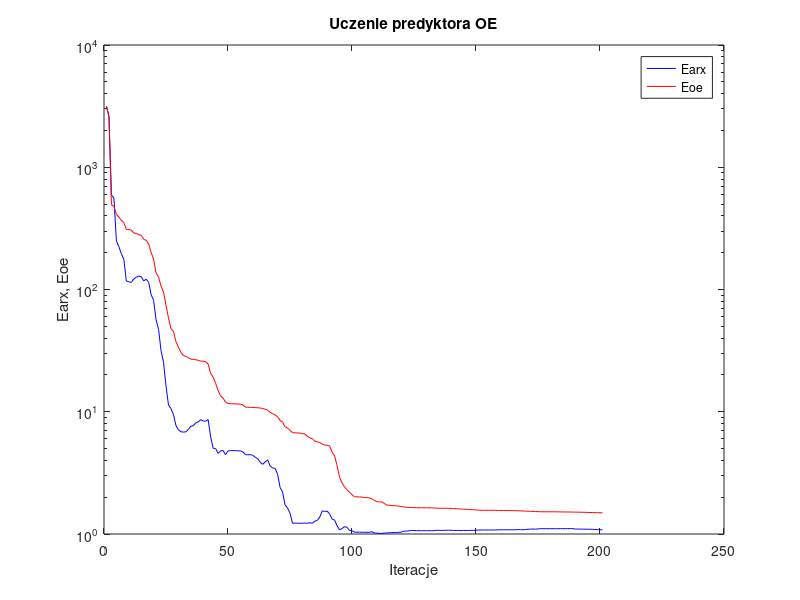
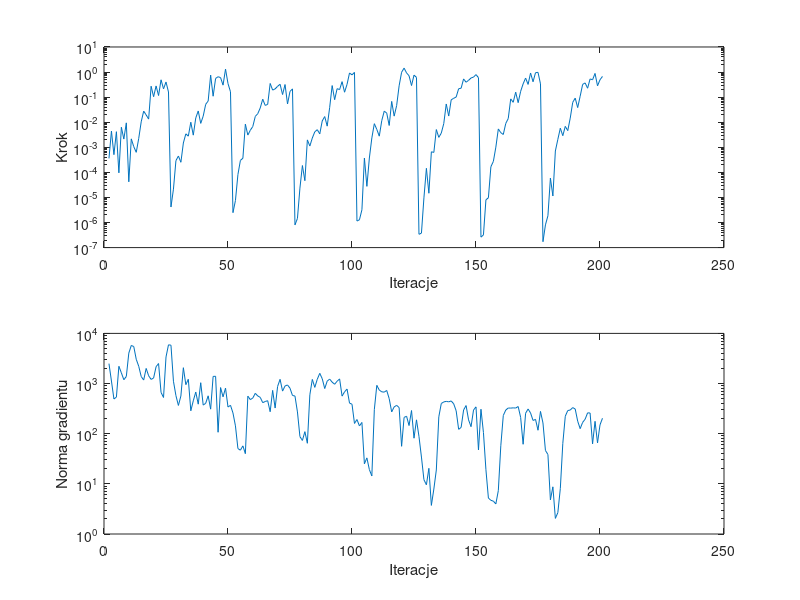

These figures' MATLAB source, in order:
%uczenie predyktora oe
clear all;
n=0; farx(n+1)=3.156023e+003; foe(n+1)=3.146300e+003; wspucz(n+1)=0.000000e+000; ng(n+1)=0.000000e+000;
%odnowa zmiennej metryki
n=1; farx(n+1)=2.618570e+003; foe(n+1)=2.561902e+003; krok(n+1)=3.604935e-004; ng(n+1)=2.497766e+003;
n=2; farx(n+1)=5.931799e+002; foe(n+1)=4.936940e+002; krok(n+1)=4.427789e-003; ng(n+1)=1.122390e+003;
n=3; farx(n+1)=5.617474e+002; foe(n+1)=4.787588e+002; krok(n+1)=5.080539e-004; ng(n+1)=4.918512e+002;
n=4; farx(n+1)=2.499495e+002; foe(n+1)=4.106035e+002; krok(n+1)=4.187528e-003; ng(n+1)=5.372965e+002;
n=5; farx(n+1)=2.242407e+002; foe(n+1)=3.922639e+002; krok(n+1)=9.579321e-005; ng(n+1)=2.207597e+003;
n=6; farx(n+1)=1.959145e+002; foe(n+1)=3.668993e+002; krok(n+1)=6.303106e-003; ng(n+1)=1.634966e+003;
n=7; farx(n+1)=1.763724e+002; foe(n+1)=3.536292e+002; krok(n+1)=2.127413e-003; ng(n+1)=1.191622e+003;
n=8; farx(n+1)=1.174269e+002; foe(n+1)=3.105513e+002; krok(n+1)=9.428457e-003; ng(n+1)=1.382902e+003;
n=9; farx(n+1)=1.157074e+002; foe(n+1)=3.095651e+002; krok(n+1)=4.204485e-005; ng(n+1)=4.043270e+003;
n=10; farx(n+1)=1.142091e+002; foe(n+1)=3.061025e+002; krok(n+1)=2.168031e-003; ng(n+1)=5.749900e+003;
n=11; farx(n+1)=1.219063e+002; foe(n+1)=2.897302e+002; krok(n+1)=1.060430e-003; ng(n+1)=5.465723e+003;
n=12; farx(n+1)=1.257605e+002; foe(n+1)=2.874095e+002; krok(n+1)=6.298318e-004; ng(n+1)=3.047065e+003;
n=13; farx(n+1)=1.285683e+002; foe(n+1)=2.811863e+002; krok(n+1)=2.261309e-003; ng(n+1)=2.211604e+003;
n=14; farx(n+1)=1.273677e+002; foe(n+1)=2.780130e+002; krok(n+1)=1.037360e-002; ng(n+1)=1.381268e+003;
n=15; farx(n+1)=1.175896e+002; foe(n+1)=2.575354e+002; krok(n+1)=2.768352e-002; ng(n+1)=1.174275e+003;
n=16; farx(n+1)=1.213395e+002; foe(n+1)=2.526241e+002; krok(n+1)=1.950573e-002; ng(n+1)=2.002166e+003;
n=17; farx(n+1)=1.146375e+002; foe(n+1)=2.362364e+002; krok(n+1)=1.333847e-002; ng(n+1)=1.428541e+003;
n=18; farx(n+1)=9.087697e+001; foe(n+1)=2.004145e+002; krok(n+1)=2.725288e-001; ng(n+1)=1.208416e+003;
n=19; farx(n+1)=8.152364e+001; foe(n+1)=1.776383e+002; krok(n+1)=1.041001e-001; ng(n+1)=1.290252e+003;
n=20; farx(n+1)=5.652213e+001; foe(n+1)=1.361912e+002; krok(n+1)=2.798246e-001; ng(n+1)=2.167255e+003;
n=21; farx(n+1)=4.716440e+001; foe(n+1)=1.264380e+002; krok(n+1)=1.158784e-001; ng(n+1)=2.506291e+003;
n=22; farx(n+1)=3.158684e+001; foe(n+1)=1.065013e+002; krok(n+1)=4.911201e-001; ng(n+1)=6.656602e+002;
n=23; farx(n+1)=2.537965e+001; foe(n+1)=9.530398e+001; krok(n+1)=2.143812e-001; ng(n+1)=5.274604e+002;
n=24; farx(n+1)=1.627048e+001; foe(n+1)=7.401044e+001; krok(n+1)=4.014974e-001; ng(n+1)=3.382034e+003;
n=25; farx(n+1)=1.135179e+001; foe(n+1)=5.852554e+001; krok(n+1)=1.607063e-001; ng(n+1)=5.917753e+003;
%odnowa zmiennej metryki
n=26; farx(n+1)=1.060853e+001; foe(n+1)=4.777766e+001; krok(n+1)=4.155551e-006; ng(n+1)=5.816724e+003;
n=27; farx(n+1)=9.495662e+000; foe(n+1)=4.548571e+001; krok(n+1)=2.139878e-005; ng(n+1)=1.112128e+003;
n=28; farx(n+1)=7.719491e+000; foe(n+1)=3.743396e+001; krok(n+1)=2.933115e-004; ng(n+1)=5.753379e+002;
n=29; farx(n+1)=7.124447e+000; foe(n+1)=3.383095e+001; krok(n+1)=4.494798e-004; ng(n+1)=3.659973e+002;
n=30; farx(n+1)=6.865266e+000; foe(n+1)=3.065370e+001; krok(n+1)=2.526617e-004; ng(n+1)=5.654884e+002;
n=31; farx(n+1)=6.812498e+000; foe(n+1)=2.884745e+001; krok(n+1)=1.486749e-003; ng(n+1)=2.070229e+003;
n=32; farx(n+1)=6.863336e+000; foe(n+1)=2.830298e+001; krok(n+1)=3.442371e-003; ng(n+1)=9.502511e+002;
n=33; farx(n+1)=7.152020e+000; foe(n+1)=2.772471e+001; krok(n+1)=2.778799e-003; ng(n+1)=1.216835e+003;
n=34; farx(n+1)=7.625185e+000; foe(n+1)=2.693404e+001; krok(n+1)=1.000091e-002; ng(n+1)=2.864006e+002;
n=35; farx(n+1)=7.675619e+000; foe(n+1)=2.684097e+001; krok(n+1)=3.049962e-003; ng(n+1)=4.527761e+002;
n=36; farx(n+1)=8.100672e+000; foe(n+1)=2.663352e+001; krok(n+1)=1.479563e-002; ng(n+1)=6.765994e+002;
n=37; farx(n+1)=8.258004e+000; foe(n+1)=2.631938e+001; krok(n+1)=2.811708e-002; ng(n+1)=3.879331e+002;
n=38; farx(n+1)=8.621601e+000; foe(n+1)=2.595216e+001; krok(n+1)=8.988693e-003; ng(n+1)=1.039018e+003;
n=39; farx(n+1)=8.396000e+000; foe(n+1)=2.587554e+001; krok(n+1)=1.748904e-002; ng(n+1)=3.718099e+002;
n=40; farx(n+1)=8.380643e+000; foe(n+1)=2.564020e+001; krok(n+1)=5.160128e-002; ng(n+1)=4.035429e+002;
n=41; farx(n+1)=8.622196e+000; foe(n+1)=2.454702e+001; krok(n+1)=7.000904e-002; ng(n+1)=5.694358e+002;
n=42; farx(n+1)=6.230056e+000; foe(n+1)=2.056629e+001; krok(n+1)=7.545111e-001; ng(n+1)=3.087003e+002;
n=43; farx(n+1)=5.026791e+000; foe(n+1)=1.921982e+001; krok(n+1)=1.088405e-001; ng(n+1)=1.387073e+003;
n=44; farx(n+1)=5.005385e+000; foe(n+1)=1.713812e+001; krok(n+1)=5.571345e-001; ng(n+1)=1.396947e+003;
n=45; farx(n+1)=4.565302e+000; foe(n+1)=1.496616e+001; krok(n+1)=6.522451e-001; ng(n+1)=1.068577e+002;
n=46; farx(n+1)=4.784024e+000; foe(n+1)=1.348355e+001; krok(n+1)=6.014376e-001; ng(n+1)=8.317407e+002;
n=47; farx(n+1)=4.823046e+000; foe(n+1)=1.294918e+001; krok(n+1)=3.007188e-001; ng(n+1)=5.433569e+002;
n=48; farx(n+1)=4.454597e+000; foe(n+1)=1.198637e+001; krok(n+1)=1.310660e+000; ng(n+1)=8.093828e+002;
n=49; farx(n+1)=4.783614e+000; foe(n+1)=1.169909e+001; krok(n+1)=3.465039e-001; ng(n+1)=3.403385e+002;
n=50; farx(n+1)=4.808686e+000; foe(n+1)=1.162978e+001; krok(n+1)=1.638325e-001; ng(n+1)=3.683396e+002;
%odnowa zmiennej metryki
n=51; farx(n+1)=4.809318e+000; foe(n+1)=1.161380e+001; krok(n+1)=2.471149e-006; ng(n+1)=2.591536e+002;
n=52; farx(n+1)=4.808086e+000; foe(n+1)=1.159778e+001; krok(n+1)=7.559406e-006; ng(n+1)=1.432913e+002;
n=53; farx(n+1)=4.787922e+000; foe(n+1)=1.157839e+001; krok(n+1)=8.191911e-005; ng(n+1)=5.048886e+001;
n=54; farx(n+1)=4.784077e+000; foe(n+1)=1.152677e+001; krok(n+1)=3.005716e-004; ng(n+1)=4.693304e+001;
n=55; farx(n+1)=4.701981e+000; foe(n+1)=1.140572e+001; krok(n+1)=3.655481e-004; ng(n+1)=5.716821e+001;
n=56; farx(n+1)=4.456672e+000; foe(n+1)=1.091631e+001; krok(n+1)=8.383236e-003; ng(n+1)=3.997584e+001;
n=57; farx(n+1)=4.450997e+000; foe(n+1)=1.088919e+001; krok(n+1)=3.065383e-003; ng(n+1)=5.609860e+002;
n=58; farx(n+1)=4.460060e+000; foe(n+1)=1.085729e+001; krok(n+1)=4.795168e-003; ng(n+1)=4.779984e+002;
n=59; farx(n+1)=4.407303e+000; foe(n+1)=1.083644e+001; krok(n+1)=6.752063e-003; ng(n+1)=5.154266e+002;
n=60; farx(n+1)=4.243300e+000; foe(n+1)=1.081136e+001; krok(n+1)=1.703305e-002; ng(n+1)=6.380262e+002;
n=61; farx(n+1)=4.131710e+000; foe(n+1)=1.078000e+001; krok(n+1)=2.191235e-002; ng(n+1)=5.652796e+002;
n=62; farx(n+1)=3.857521e+000; foe(n+1)=1.073625e+001; krok(n+1)=3.712452e-002; ng(n+1)=5.306563e+002;
n=63; farx(n+1)=3.715234e+000; foe(n+1)=1.061983e+001; krok(n+1)=8.277891e-002; ng(n+1)=4.156361e+002;
n=64; farx(n+1)=3.886997e+000; foe(n+1)=1.047280e+001; krok(n+1)=4.681906e-002; ng(n+1)=4.383775e+002;
n=65; farx(n+1)=4.045801e+000; foe(n+1)=1.032253e+001; krok(n+1)=5.142836e-002; ng(n+1)=4.550662e+002;
n=66; farx(n+1)=3.601704e+000; foe(n+1)=9.866358e+000; krok(n+1)=3.510640e-001; ng(n+1)=2.742335e+002;
n=67; farx(n+1)=3.469985e+000; foe(n+1)=9.644371e+000; krok(n+1)=1.909714e-001; ng(n+1)=7.303935e+002;
n=68; farx(n+1)=3.437693e+000; foe(n+1)=9.422580e+000; krok(n+1)=2.134155e-001; ng(n+1)=3.247600e+002;
n=69; farx(n+1)=3.086977e+000; foe(n+1)=9.096251e+000; krok(n+1)=2.701727e-001; ng(n+1)=8.759159e+002;
n=70; farx(n+1)=2.401298e+000; foe(n+1)=8.485031e+000; krok(n+1)=3.262230e-001; ng(n+1)=1.213344e+003;
n=71; farx(n+1)=2.205926e+000; foe(n+1)=8.231570e+000; krok(n+1)=1.269153e-001; ng(n+1)=7.067151e+002;
n=72; farx(n+1)=1.734790e+000; foe(n+1)=7.536831e+000; krok(n+1)=3.185792e-001; ng(n+1)=8.950276e+002;
n=73; farx(n+1)=1.632639e+000; foe(n+1)=7.355419e+000; krok(n+1)=5.335388e-002; ng(n+1)=9.360731e+002;
n=74; farx(n+1)=1.482631e+000; foe(n+1)=7.055867e+000; krok(n+1)=1.690558e-001; ng(n+1)=8.069577e+002;
n=75; farx(n+1)=1.226501e+000; foe(n+1)=6.751166e+000; krok(n+1)=2.134155e-001; ng(n+1)=5.783309e+002;
%odnowa zmiennej metryki
n=76; farx(n+1)=1.227257e+000; foe(n+1)=6.720560e+000; krok(n+1)=8.022765e-007; ng(n+1)=5.638614e+002;
n=77; farx(n+1)=1.226764e+000; foe(n+1)=6.711182e+000; krok(n+1)=1.457486e-006; ng(n+1)=2.716439e+002;
n=78; farx(n+1)=1.224423e+000; foe(n+1)=6.694126e+000; krok(n+1)=2.354047e-005; ng(n+1)=8.752455e+001;
n=79; farx(n+1)=1.224093e+000; foe(n+1)=6.625389e+000; krok(n+1)=1.874208e-004; ng(n+1)=7.340077e+001;
n=80; farx(n+1)=1.230639e+000; foe(n+1)=6.595708e+000; krok(n+1)=4.657599e-005; ng(n+1)=1.098491e+002;
n=81; farx(n+1)=1.222463e+000; foe(n+1)=6.286408e+000; krok(n+1)=1.970836e-003; ng(n+1)=6.443361e+001;
n=82; farx(n+1)=1.236847e+000; foe(n+1)=6.111759e+000; krok(n+1)=1.123587e-003; ng(n+1)=5.962120e+002;
n=83; farx(n+1)=1.224037e+000; foe(n+1)=6.015738e+000; krok(n+1)=2.344633e-003; ng(n+1)=1.209154e+003;
n=84; farx(n+1)=1.273164e+000; foe(n+1)=5.740572e+000; krok(n+1)=4.150488e-003; ng(n+1)=8.383850e+002;
n=85; farx(n+1)=1.292437e+000; foe(n+1)=5.685808e+000; krok(n+1)=5.027940e-003; ng(n+1)=1.218595e+003;
n=86; farx(n+1)=1.375652e+000; foe(n+1)=5.590519e+000; krok(n+1)=3.427028e-003; ng(n+1)=1.597557e+003;
n=87; farx(n+1)=1.545885e+000; foe(n+1)=5.435226e+000; krok(n+1)=1.126281e-002; ng(n+1)=1.248724e+003;
n=88; farx(n+1)=1.529985e+000; foe(n+1)=5.339005e+000; krok(n+1)=1.680437e-002; ng(n+1)=7.949077e+002;
n=89; farx(n+1)=1.536974e+000; foe(n+1)=5.318499e+000; krok(n+1)=6.970444e-003; ng(n+1)=1.118796e+003;
n=90; farx(n+1)=1.457534e+000; foe(n+1)=5.254407e+000; krok(n+1)=3.907153e-002; ng(n+1)=1.225183e+003;
n=91; farx(n+1)=1.325111e+000; foe(n+1)=4.661680e+000; krok(n+1)=2.893371e-001; ng(n+1)=1.065860e+003;
n=92; farx(n+1)=1.298278e+000; foe(n+1)=4.345547e+000; krok(n+1)=7.893195e-002; ng(n+1)=9.679425e+002;
n=93; farx(n+1)=1.164985e+000; foe(n+1)=3.612480e+000; krok(n+1)=2.176811e-001; ng(n+1)=1.113105e+003;
n=94; farx(n+1)=1.082492e+000; foe(n+1)=2.900470e+000; krok(n+1)=2.002215e-001; ng(n+1)=1.237327e+003;
n=95; farx(n+1)=1.107664e+000; foe(n+1)=2.608272e+000; krok(n+1)=4.150498e-001; ng(n+1)=5.616609e+002;
n=96; farx(n+1)=1.147889e+000; foe(n+1)=2.430760e+000; krok(n+1)=1.570717e-001; ng(n+1)=6.835348e+002;
n=97; farx(n+1)=1.134298e+000; foe(n+1)=2.300738e+000; krok(n+1)=3.240219e-001; ng(n+1)=7.770090e+002;
n=98; farx(n+1)=1.067607e+000; foe(n+1)=2.198475e+000; krok(n+1)=9.205345e-001; ng(n+1)=4.073048e+002;
n=99; farx(n+1)=1.065376e+000; foe(n+1)=2.099204e+000; krok(n+1)=7.725027e-001; ng(n+1)=3.871003e+002;
n=100; farx(n+1)=1.035698e+000; foe(n+1)=2.017161e+000; krok(n+1)=9.709553e-001; ng(n+1)=1.601014e+002;
%odnowa zmiennej metryki
n=101; farx(n+1)=1.035414e+000; foe(n+1)=2.012465e+000; krok(n+1)=1.143526e-006; ng(n+1)=1.917479e+002;
n=102; farx(n+1)=1.035303e+000; foe(n+1)=2.010732e+000; krok(n+1)=1.286449e-006; ng(n+1)=1.428529e+002;
n=103; farx(n+1)=1.034594e+000; foe(n+1)=2.004409e+000; krok(n+1)=3.231488e-006; ng(n+1)=1.676003e+002;
n=104; farx(n+1)=1.031896e+000; foe(n+1)=1.987178e+000; krok(n+1)=3.738889e-004; ng(n+1)=2.510187e+001;
n=105; farx(n+1)=1.032369e+000; foe(n+1)=1.984909e+000; krok(n+1)=2.769106e-005; ng(n+1)=3.293112e+001;
n=106; farx(n+1)=1.033408e+000; foe(n+1)=1.974231e+000; krok(n+1)=3.738062e-004; ng(n+1)=1.925001e+001;
n=107; farx(n+1)=1.044520e+000; foe(n+1)=1.939727e+000; krok(n+1)=2.359800e-003; ng(n+1)=1.437814e+001;
n=108; farx(n+1)=1.019101e+000; foe(n+1)=1.880389e+000; krok(n+1)=8.744518e-003; ng(n+1)=3.016617e+002;
n=109; farx(n+1)=1.016838e+000; foe(n+1)=1.837948e+000; krok(n+1)=5.167850e-003; ng(n+1)=9.207850e+002;
n=110; farx(n+1)=1.011589e+000; foe(n+1)=1.835141e+000; krok(n+1)=2.778799e-003; ng(n+1)=7.407349e+002;
n=111; farx(n+1)=1.010709e+000; foe(n+1)=1.829374e+000; krok(n+1)=1.158426e-002; ng(n+1)=6.841863e+002;
n=112; farx(n+1)=1.019262e+000; foe(n+1)=1.780424e+000; krok(n+1)=2.762153e-002; ng(n+1)=6.741566e+002;
n=113; farx(n+1)=1.019970e+000; foe(n+1)=1.725737e+000; krok(n+1)=2.307159e-002; ng(n+1)=7.279009e+002;
n=114; farx(n+1)=1.023879e+000; foe(n+1)=1.718339e+000; krok(n+1)=7.409251e-003; ng(n+1)=4.990717e+002;
n=115; farx(n+1)=1.026911e+000; foe(n+1)=1.708776e+000; krok(n+1)=6.754791e-002; ng(n+1)=2.719793e+002;
n=116; farx(n+1)=1.029144e+000; foe(n+1)=1.704072e+000; krok(n+1)=1.748904e-002; ng(n+1)=3.424630e+002;
n=117; farx(n+1)=1.028412e+000; foe(n+1)=1.700115e+000; krok(n+1)=4.614317e-002; ng(n+1)=3.671721e+002;
n=118; farx(n+1)=1.031762e+000; foe(n+1)=1.686176e+000; krok(n+1)=2.833785e-001; ng(n+1)=3.324090e+002;
n=119; farx(n+1)=1.037904e+000; foe(n+1)=1.676703e+000; krok(n+1)=9.826030e-001; ng(n+1)=5.607250e+001;
n=120; farx(n+1)=1.054314e+000; foe(n+1)=1.665074e+000; krok(n+1)=1.435731e+000; ng(n+1)=2.112380e+002;
n=121; farx(n+1)=1.055878e+000; foe(n+1)=1.655197e+000; krok(n+1)=9.270274e-001; ng(n+1)=2.229299e+002;
n=122; farx(n+1)=1.062141e+000; foe(n+1)=1.650278e+000; krok(n+1)=7.101669e-001; ng(n+1)=1.454411e+002;
n=123; farx(n+1)=1.069288e+000; foe(n+1)=1.645081e+000; krok(n+1)=2.896177e-001; ng(n+1)=2.898292e+002;
n=124; farx(n+1)=1.066394e+000; foe(n+1)=1.642204e+000; krok(n+1)=7.536472e-001; ng(n+1)=8.134074e+001;
n=125; farx(n+1)=1.063893e+000; foe(n+1)=1.639100e+000; krok(n+1)=6.137814e-001; ng(n+1)=1.889059e+002;
%odnowa zmiennej metryki
n=126; farx(n+1)=1.063902e+000; foe(n+1)=1.638899e+000; krok(n+1)=3.388529e-007; ng(n+1)=8.842156e+001;
n=127; farx(n+1)=1.063904e+000; foe(n+1)=1.638855e+000; krok(n+1)=3.777449e-007; ng(n+1)=3.423321e+001;
n=128; farx(n+1)=1.063903e+000; foe(n+1)=1.638757e+000; krok(n+1)=9.628751e-006; ng(n+1)=1.212160e+001;
n=129; farx(n+1)=1.064567e+000; foe(n+1)=1.637606e+000; krok(n+1)=1.452552e-004; ng(n+1)=9.580901e+000;
n=130; farx(n+1)=1.064737e+000; foe(n+1)=1.637086e+000; krok(n+1)=1.470858e-005; ng(n+1)=2.040153e+001;
n=131; farx(n+1)=1.064658e+000; foe(n+1)=1.636457e+000; krok(n+1)=6.617550e-004; ng(n+1)=3.718559e+000;
n=132; farx(n+1)=1.064488e+000; foe(n+1)=1.633732e+000; krok(n+1)=6.250570e-004; ng(n+1)=7.872356e+000;
n=133; farx(n+1)=1.072704e+000; foe(n+1)=1.627220e+000; krok(n+1)=5.095665e-003; ng(n+1)=1.890570e+001;
n=134; farx(n+1)=1.070810e+000; foe(n+1)=1.623602e+000; krok(n+1)=2.487486e-003; ng(n+1)=2.166996e+002;
n=135; farx(n+1)=1.070722e+000; foe(n+1)=1.623207e+000; krok(n+1)=3.683227e-003; ng(n+1)=4.000197e+002;
n=136; farx(n+1)=1.071282e+000; foe(n+1)=1.622889e+000; krok(n+1)=8.806488e-003; ng(n+1)=4.304090e+002;
n=137; farx(n+1)=1.073325e+000; foe(n+1)=1.621993e+000; krok(n+1)=5.335388e-002; ng(n+1)=4.410003e+002;
n=138; farx(n+1)=1.074040e+000; foe(n+1)=1.621415e+000; krok(n+1)=1.761298e-002; ng(n+1)=4.319694e+002;
n=139; farx(n+1)=1.072546e+000; foe(n+1)=1.617971e+000; krok(n+1)=7.835091e-002; ng(n+1)=4.496066e+002;
n=140; farx(n+1)=1.070015e+000; foe(n+1)=1.612614e+000; krok(n+1)=8.973423e-002; ng(n+1)=3.947288e+002;
n=141; farx(n+1)=1.069689e+000; foe(n+1)=1.608793e+000; krok(n+1)=1.010376e-001; ng(n+1)=2.862348e+002;
n=142; farx(n+1)=1.069552e+000; foe(n+1)=1.605917e+000; krok(n+1)=2.162376e-001; ng(n+1)=1.222999e+002;
n=143; farx(n+1)=1.066905e+000; foe(n+1)=1.600626e+000; krok(n+1)=2.268451e-001; ng(n+1)=1.333016e+002;
n=144; farx(n+1)=1.070424e+000; foe(n+1)=1.595276e+000; krok(n+1)=5.327583e-001; ng(n+1)=2.972812e+002;
n=145; farx(n+1)=1.068737e+000; foe(n+1)=1.592271e+000; krok(n+1)=3.923690e-001; ng(n+1)=3.639687e+002;
n=146; farx(n+1)=1.069516e+000; foe(n+1)=1.588018e+000; krok(n+1)=4.681360e-001; ng(n+1)=1.886627e+002;
n=147; farx(n+1)=1.070356e+000; foe(n+1)=1.583882e+000; krok(n+1)=5.813025e-001; ng(n+1)=1.380144e+002;
n=148; farx(n+1)=1.070677e+000; foe(n+1)=1.578997e+000; krok(n+1)=6.282866e-001; ng(n+1)=2.962741e+002;
n=149; farx(n+1)=1.074700e+000; foe(n+1)=1.572905e+000; krok(n+1)=7.926233e-001; ng(n+1)=3.426298e+002;
n=150; farx(n+1)=1.077868e+000; foe(n+1)=1.565827e+000; krok(n+1)=5.956610e-001; ng(n+1)=4.730708e+001;
%odnowa zmiennej metryki
n=151; farx(n+1)=1.077830e+000; foe(n+1)=1.563749e+000; krok(n+1)=2.613946e-007; ng(n+1)=3.073613e+002;
n=152; farx(n+1)=1.077819e+000; foe(n+1)=1.563338e+000; krok(n+1)=3.209108e-007; ng(n+1)=1.054464e+002;
n=153; farx(n+1)=1.077762e+000; foe(n+1)=1.563102e+000; krok(n+1)=8.058704e-006; ng(n+1)=1.915630e+001;
n=154; farx(n+1)=1.077774e+000; foe(n+1)=1.563079e+000; krok(n+1)=9.674871e-006; ng(n+1)=5.208954e+000;
n=155; farx(n+1)=1.078037e+000; foe(n+1)=1.562745e+000; krok(n+1)=1.681794e-004; ng(n+1)=4.697612e+000;
n=156; farx(n+1)=1.078336e+000; foe(n+1)=1.562311e+000; krok(n+1)=2.732662e-004; ng(n+1)=4.521919e+000;
n=157; farx(n+1)=1.078378e+000; foe(n+1)=1.561191e+000; krok(n+1)=1.011508e-003; ng(n+1)=3.980983e+000;
n=158; farx(n+1)=1.082886e+000; foe(n+1)=1.559502e+000; krok(n+1)=5.390749e-003; ng(n+1)=7.325914e+000;
n=159; farx(n+1)=1.082346e+000; foe(n+1)=1.556826e+000; krok(n+1)=3.818612e-003; ng(n+1)=5.752236e+001;
n=160; farx(n+1)=1.082692e+000; foe(n+1)=1.556126e+000; krok(n+1)=3.242576e-003; ng(n+1)=2.304717e+002;
n=161; farx(n+1)=1.082628e+000; foe(n+1)=1.555502e+000; krok(n+1)=8.929289e-003; ng(n+1)=2.962343e+002;
n=162; farx(n+1)=1.083073e+000; foe(n+1)=1.555289e+000; krok(n+1)=1.401574e-002; ng(n+1)=3.252928e+002;
n=163; farx(n+1)=1.083615e+000; foe(n+1)=1.554402e+000; krok(n+1)=8.512166e-002; ng(n+1)=3.237469e+002;
n=164; farx(n+1)=1.081952e+000; foe(n+1)=1.553379e+000; krok(n+1)=6.224674e-002; ng(n+1)=3.275874e+002;
n=165; farx(n+1)=1.084107e+000; foe(n+1)=1.550865e+000; krok(n+1)=1.580303e-001; ng(n+1)=3.244584e+002;
n=166; farx(n+1)=1.087838e+000; foe(n+1)=1.548561e+000; krok(n+1)=6.024636e-002; ng(n+1)=3.482039e+002;
n=167; farx(n+1)=1.083617e+000; foe(n+1)=1.546011e+000; krok(n+1)=1.701816e-001; ng(n+1)=2.111878e+002;
n=168; farx(n+1)=1.083934e+000; foe(n+1)=1.542760e+000; krok(n+1)=3.381117e-001; ng(n+1)=6.155398e+001;
n=169; farx(n+1)=1.089870e+000; foe(n+1)=1.537803e+000; krok(n+1)=5.772243e-001; ng(n+1)=2.556269e+002;
n=170; farx(n+1)=1.092469e+000; foe(n+1)=1.535863e+000; krok(n+1)=3.214238e-001; ng(n+1)=3.106206e+002;
n=171; farx(n+1)=1.097511e+000; foe(n+1)=1.532317e+000; krok(n+1)=9.180501e-001; ng(n+1)=2.587583e+002;
n=172; farx(n+1)=1.097376e+000; foe(n+1)=1.530703e+000; krok(n+1)=4.102061e-001; ng(n+1)=1.836531e+002;
n=173; farx(n+1)=1.095241e+000; foe(n+1)=1.526729e+000; krok(n+1)=9.429061e-001; ng(n+1)=1.929640e+002;
n=174; farx(n+1)=1.100065e+000; foe(n+1)=1.524079e+000; krok(n+1)=9.740223e-001; ng(n+1)=1.172049e+002;
n=175; farx(n+1)=1.105166e+000; foe(n+1)=1.520747e+000; krok(n+1)=3.380830e-001; ng(n+1)=2.781346e+002;
%odnowa zmiennej metryki
n=176; farx(n+1)=1.105159e+000; foe(n+1)=1.520310e+000; krok(n+1)=1.715845e-007; ng(n+1)=1.637771e+002;
n=177; farx(n+1)=1.105157e+000; foe(n+1)=1.520177e+000; krok(n+1)=8.066616e-007; ng(n+1)=4.627261e+001;
n=178; farx(n+1)=1.105123e+000; foe(n+1)=1.519875e+000; krok(n+1)=1.860093e-006; ng(n+1)=3.850194e+001;
n=179; farx(n+1)=1.105102e+000; foe(n+1)=1.519727e+000; krok(n+1)=5.939136e-005; ng(n+1)=4.778445e+000;
n=180; farx(n+1)=1.105060e+000; foe(n+1)=1.519657e+000; krok(n+1)=1.143043e-005; ng(n+1)=8.724851e+000;
n=181; farx(n+1)=1.104653e+000; foe(n+1)=1.519427e+000; krok(n+1)=7.101242e-004; ng(n+1)=2.047346e+000;
n=182; farx(n+1)=1.104400e+000; foe(n+1)=1.518397e+000; krok(n+1)=2.075244e-003; ng(n+1)=2.668282e+000;
n=183; farx(n+1)=1.107025e+000; foe(n+1)=1.516617e+000; krok(n+1)=5.767896e-003; ng(n+1)=8.078871e+000;
n=184; farx(n+1)=1.105046e+000; foe(n+1)=1.514483e+000; krok(n+1)=2.899547e-003; ng(n+1)=6.393532e+001;
n=185; farx(n+1)=1.106451e+000; foe(n+1)=1.513905e+000; krok(n+1)=6.832794e-003; ng(n+1)=2.232177e+002;
n=186; farx(n+1)=1.106881e+000; foe(n+1)=1.513801e+000; krok(n+1)=4.615511e-003; ng(n+1)=2.893697e+002;
n=187; farx(n+1)=1.107135e+000; foe(n+1)=1.513387e+000; krok(n+1)=1.464382e-002; ng(n+1)=2.964768e+002;
n=188; farx(n+1)=1.107033e+000; foe(n+1)=1.511960e+000; krok(n+1)=6.191270e-002; ng(n+1)=3.315435e+002;
n=189; farx(n+1)=1.098043e+000; foe(n+1)=1.509519e+000; krok(n+1)=9.137743e-002; ng(n+1)=3.107703e+002;
n=190; farx(n+1)=1.097226e+000; foe(n+1)=1.508838e+000; krok(n+1)=3.830459e-002; ng(n+1)=1.776508e+002;
n=191; farx(n+1)=1.096628e+000; foe(n+1)=1.508037e+000; krok(n+1)=1.088038e-001; ng(n+1)=1.260476e+002;
n=192; farx(n+1)=1.095618e+000; foe(n+1)=1.505294e+000; krok(n+1)=3.224739e-001; ng(n+1)=1.681546e+002;
n=193; farx(n+1)=1.095968e+000; foe(n+1)=1.503766e+000; krok(n+1)=3.691454e-001; ng(n+1)=1.942871e+002;
n=194; farx(n+1)=1.093831e+000; foe(n+1)=1.501650e+000; krok(n+1)=2.268451e-001; ng(n+1)=2.604624e+002;
n=195; farx(n+1)=1.093983e+000; foe(n+1)=1.499196e+000; krok(n+1)=5.312625e-001; ng(n+1)=2.585543e+002;
n=196; farx(n+1)=1.092900e+000; foe(n+1)=1.497920e+000; krok(n+1)=4.929770e-001; ng(n+1)=6.266530e+001;
n=197; farx(n+1)=1.088558e+000; foe(n+1)=1.495702e+000; krok(n+1)=8.823184e-001; ng(n+1)=1.765463e+002;
n=198; farx(n+1)=1.087011e+000; foe(n+1)=1.494323e+000; krok(n+1)=2.821404e-001; ng(n+1)=6.554208e+001;
n=199; farx(n+1)=1.084501e+000; foe(n+1)=1.492152e+000; krok(n+1)=4.930774e-001; ng(n+1)=1.501000e+002;
n=200; farx(n+1)=1.079222e+000; foe(n+1)=1.488829e+000; krok(n+1)=6.692963e-001; ng(n+1)=2.031843e+002;

figure; semilogy(farx,'b'); hold on; semilogy(foe,'r'); xlabel('Iteracje'); ylabel('Earx, Eoe'); legend('Earx','Eoe'); title('Uczenie predyktora OE');
figure; subplot(2,1,1); semilogy(krok); xlabel('Iteracje'); ylabel('Krok');
subplot(2,1,2); semilogy(ng); xlabel('Iteracje'); ylabel('Norma gradientu');
Earx=farx(n+1)
Eoe=foe(n+1)
